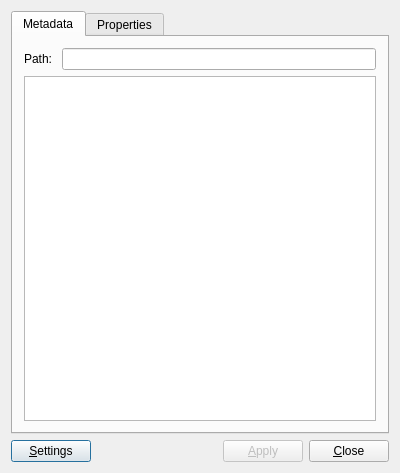
<?xml version="1.0" encoding="UTF-8"?>
<ui version="4.0">
 <class>MetadataDialog</class>
 <widget class="QDialog" name="MetadataDialog">
  <property name="geometry">
   <rect>
    <x>0</x>
    <y>0</y>
    <width>400</width>
    <height>473</height>
   </rect>
  </property>
  <property name="windowTitle">
   <string>Track Properties</string>
  </property>
  <property name="windowIcon">
   <iconset resource="Resources.qrc">
    <normaloff>:/root/images/tag.png</normaloff>:/root/images/tag.png</iconset>
  </property>
  <layout class="QGridLayout" name="gridLayout_1">
   <item row="0" column="0">
    <widget class="QTabWidget" name="tabWidget">
     <property name="currentIndex">
      <number>0</number>
     </property>
     <widget class="QWidget" name="tab_meta">
      <attribute name="title">
       <string>Metadata</string>
      </attribute>
      <layout class="QGridLayout" name="gridLayout_2">
       <item row="0" column="0">
        <layout class="QHBoxLayout" name="horizontalLayout">
         <item>
          <widget class="QLabel" name="label">
           <property name="text">
            <string>Path: </string>
           </property>
          </widget>
         </item>
         <item>
          <widget class="QLineEdit" name="lineEditPath">
           <property name="enabled">
            <bool>true</bool>
           </property>
          </widget>
         </item>
        </layout>
       </item>
       <item row="1" column="0">
        <widget class="QTableView" name="tableViewMeta"/>
       </item>
      </layout>
     </widget>
     <widget class="QWidget" name="tab_props">
      <attribute name="title">
       <string>Properties</string>
      </attribute>
      <layout class="QGridLayout" name="gridLayout_3">
       <item row="0" column="0">
        <widget class="QTableView" name="tableViewProps"/>
       </item>
      </layout>
     </widget>
    </widget>
   </item>
   <item row="1" column="0">
    <layout class="QHBoxLayout" name="DialogButtonBox">
     <item>
      <widget class="QPushButton" name="btnSettings">
       <property name="enabled">
        <bool>true</bool>
       </property>
       <property name="text">
        <string>&amp;Settings</string>
       </property>
       <property name="icon">
        <iconset theme="configure">
         <normaloff>.</normaloff>.</iconset>
       </property>
      </widget>
     </item>
     <item>
      <spacer name="horizontalSpacer">
       <property name="orientation">
        <enum>Qt::Horizontal</enum>
       </property>
       <property name="sizeHint" stdset="0">
        <size>
         <width>40</width>
         <height>20</height>
        </size>
       </property>
      </spacer>
     </item>
     <item>
      <widget class="QPushButton" name="btnApply">
       <property name="enabled">
        <bool>false</bool>
       </property>
       <property name="text">
        <string>&amp;Apply</string>
       </property>
       <property name="icon">
        <iconset theme="dialog-ok">
         <normaloff>.</normaloff>.</iconset>
       </property>
      </widget>
     </item>
     <item>
      <widget class="QPushButton" name="btnClose">
       <property name="text">
        <string>&amp;Close</string>
       </property>
       <property name="icon">
        <iconset theme="dialog-close">
         <normaloff>.</normaloff>.</iconset>
       </property>
      </widget>
     </item>
    </layout>
   </item>
  </layout>
 </widget>
 <layoutdefault spacing="6" margin="11"/>
 <resources>
  <include location="Resources.qrc"/>
 </resources>
 <connections/>
</ui>
